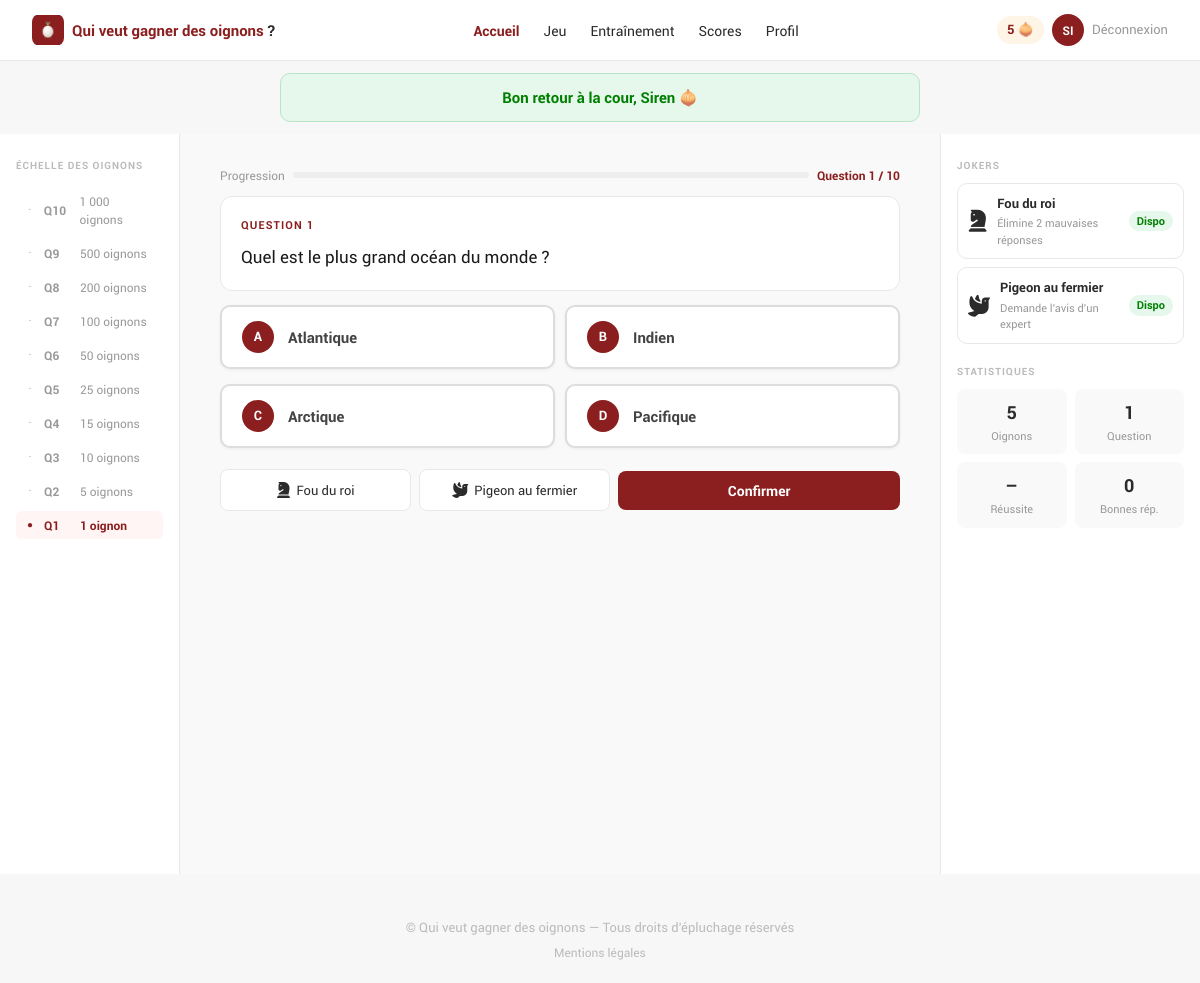
/linda-hillairet/Quiz_v2/index.php?action=game (signed in), run on the app's committed database.
### tables this page shows
CREATE TABLE IF NOT EXISTS `questions` (
  `id`             INT          UNSIGNED NOT NULL AUTO_INCREMENT,
  `question`       TEXT         NOT NULL,
  `answer1`        VARCHAR(255) NOT NULL,
  `answer2`        VARCHAR(255) NOT NULL,
  `answer3`        VARCHAR(255) NOT NULL,
  `answer4`        VARCHAR(255) NOT NULL,
  `correct_answer` TINYINT(1)   NOT NULL COMMENT '1, 2, 3 ou 4',
  `created_at`     TIMESTAMP    NOT NULL DEFAULT CURRENT_TIMESTAMP,
  PRIMARY KEY (`id`)
);

### app/controllers/gameController.php (called while the page is built, shortened)
<?php
function showGame()
{
    $game           = &$_SESSION['game'];
    $totalAvailable = countQuestions();
    $totalQuestions = 10;
    $gameOver       = $game['game_over'] ?? false;
    $questionNum    = $game['current'];
    $question       = null;
    if (!$gameOver && $totalAvailable > 0 && $questionNum <= $totalQuestions) {
        $allQuestions = getRandomQuestions(50);
        foreach ($allQuestions as $q) {
            if (!in_array($q['id'], $game['questions_done'])) {
                $question = $q;
                break;
            }
        }
    }
    $fouUsed     = !$game['joker_fou'];
    $pigeonUsed  = !$game['joker_pigeon'];
    $paliers = [
        10 => ['pts' => '1 000 oignons', 'q' => 'Q10'],
         9 => ['pts' => '500 oignons',   'q' => 'Q9'],
         8 => ['pts' => '200 oignons',   'q' => 'Q8'],
         7 => ['pts' => '100 oignons',   'q' => 'Q7'],
         6 => ['pts' => '50 oignons',    'q' => 'Q6'],
         5 => ['pts' => '25 oignons',    'q' => 'Q5'],
         4 => ['pts' => '15 oignons',    'q' => 'Q4'],
         3 => ['pts' => '10 oignons',    'q' => 'Q3'],
         2 => ['pts' => '5 oignons',     'q' => 'Q2'],
         1 => ['pts' => '1 oignon',      'q' => 'Q1'],
    ];
    require RACINE . '/app/views/layouts/header.php';
    require RACINE . '/app/views/gameView.php';
    require RACINE . '/app/views/layouts/footer.php';
}

### index.php (called while the page is built, shortened)
<?php
require_once RACINE . "/config/Database.php";
require_once RACINE . "/app/models/questionModel.php";
$route = new Route;
$route->route();

### config/Database.php (called while the page is built, shortened)
<?php
class Database
{
    private static ?PDO $instance = null;
    public static function getInstance(): PDO
    {
        if (self::$instance === null) {
            $env = parse_ini_file(RACINE . '/.env');
            $dsn = "mysql:host={$env['DB_HOST']};dbname={$env['DB_NAME']};charset=utf8mb4";
            try {
                self::$instance = new PDO($dsn, $env['DB_USER'], $env['DB_PASS']);
                self::$instance->setAttribute(PDO::ATTR_ERRMODE, PDO::ERRMODE_EXCEPTION);
                self::$instance->setAttribute(PDO::ATTR_DEFAULT_FETCH_MODE, PDO::FETCH_ASSOC);
            } catch (PDOException $e) {
                die("Erreur de connexion : " . $e->getMessage());
            }
        }
        return self::$instance;
    }
}

### app/models/questionModel.php (called while the page is built, shortened)
<?php
function countQuestions()
{
    $stmt = Database::getInstance()->query("SELECT COUNT(*) AS total FROM questions");
    return (int)$stmt->fetch()['total'];
}
function getRandomQuestions($limit = 50)
{
    $stmt = Database::getInstance()->prepare("SELECT * FROM questions ORDER BY RAND() LIMIT ?");
    $stmt->bindValue(1, $limit, PDO::PARAM_INT);
    $stmt->execute();
    return $stmt->fetchAll();
}

### app/views/gameView.php (the view, shortened to what this page needs)
<main id="main-content">
<?php if ($totalAvailable === 0): ?>
  <div class="page-wrap">
    <div class="card empty-state game-empty-card">
      <div class="game-empty-icon" aria-hidden="true">🧅</div>
      <h2>Aucune question disponible</h2>
      <p class="game-empty-text">L'administrateur n'a pas encore créé de questions.</p>
    </div>
  </div>
<?php elseif ($question && $questionNum <= $totalQuestions): ?>
  <div class="game-layout">
    <aside class="game-scale-desktop" aria-label="Échelle des oignons">
      <div class="game-scale-title">ÉCHELLE DES OIGNONS</div>
      <?php foreach ($paliers as $n => $p): ?>
        <div class="scale-row-d <?= $n === $questionNum ? 'scale-current' : '' ?>"
             <?= $n === $questionNum ? 'aria-current="step"' : '' ?>>
          <span class="scale-dot" aria-hidden="true"><?= $n === $questionNum ? '●' : '·' ?></span>
          <span class="scale-q"><?= $p['q'] ?></span>
          <span class="scale-pts"><?= $p['pts'] ?></span>
        </div>
      <?php endforeach; ?>
    </aside>
    <section class="game-center" aria-label="Question en cours">
      <div class="game-progress-row" role="progressbar"
           aria-valuenow="<?= $questionNum ?>" aria-valuemin="1" aria-valuemax="<?= $totalQuestions ?>">
        <span class="game-progress-label">Progression</span>
        <div class="game-progress-bar">
        </div>
        <span class="game-progress-num">Question <?= $questionNum ?> / <?= $totalQuestions ?></span>
      </div>
      <div class="game-question-card">
        <div class="game-q-num">QUESTION <?= $questionNum ?></div>
        <p class="game-q-text" id="question-text"><?= htmlspecialchars($question['question']) ?></p>
      </div>
      <form method="POST" action="index.php?action=answer" aria-labelledby="question-text">
        <div class="game-answers" role="group" aria-label="Choisissez une réponse">
          <?php foreach ([1,2,3,4] as $i): ?>
            <label class="answer" id="answer-<?= $i ?>" onclick="selectAnswer(this,<?= $i ?>)">
              <span class="answer-letter" aria-hidden="true"><?= chr(64+$i) ?></span>
              <?= htmlspecialchars($question['answer'.$i]) ?>
            </label>
          <?php endforeach; ?>
        </div>
        <div class="game-action-row">
          <button type="button" id="btn-fou"
                  class="btn-joker-pill <?= $fouUsed ? 'btn-joker-used' : '' ?>"
                  onclick="useFou()"
                  <?= $fouUsed ? 'disabled aria-disabled="true"' : '' ?>
                  aria-label="Joker Fou du roi<?= $fouUsed ? ' (déjà utilisé)' : '' ?>">
            <span aria-hidden="true"><i class="fa-solid fa-chess-knight" aria-hidden="true"></i></span> Fou du roi
          </button>
          <button type="button" id="btn-pigeon"
                  class="btn-joker-pill <?= $pigeonUsed ? 'btn-joker-used' : '' ?>"
                  onclick="usePigeon()"
                  <?= $pigeonUsed ? 'disabled aria-disabled="true"' : '' ?>
                  aria-label="Joker Pigeon au fermier<?= $pigeonUsed ? ' (déjà utilisé)' : '' ?>">
            <span aria-hidden="true"><i class="fa-solid fa-dove" aria-hidden="true"></i></span> Pigeon au fermier
          </button>
          <button type="submit" class="btn-confirm">Confirmer</button>
        </div>
      </form>
    </section>
    <aside class="game-sidebar" aria-label="Informations de partie">
      <div class="sidebar-section-title">JOKERS</div>
      <div class="sidebar-joker <?= $fouUsed ? 'sidebar-joker-used' : '' ?>">
        <div class="sidebar-joker-icon" aria-hidden="true"><i class="fa-solid fa-chess-knight" aria-hidden="true"></i></div>
        <div class="sidebar-joker-info">
          <strong>Fou du roi</strong>
          <p>Élimine 2 mauvaises réponses</p>
        </div>
        <?= $fouUsed ? '<span class="badge-used">Utilisé</span>' : '<span class="badge-dispo">Dispo</span>' ?>
      </div>
      <div class="sidebar-joker <?= $pigeonUsed ? 'sidebar-joker-used' : '' ?>">
        <div class="sidebar-joker-icon" aria-hidden="true"><i class="fa-solid fa-dove" aria-hidden="true"></i></div>
        <div class="sidebar-joker-info">
          <strong>Pigeon au fermier</strong>
          <p>Demande l'avis d'un expert</p>
        </div>
        <?= $pigeonUsed ? '<span class="badge-used">Utilisé</span>' : '<span class="badge-dispo">Dispo</span>' ?>
      </div>
      <div class="sidebar-section-title game-sidebar-mt">STATISTIQUES</div>
      <div class="sidebar-stats">
        <div class="sidebar-stat">
          <span class="stat-val"><?= (int)($_SESSION['user']['oignons']??0) ?></span>
          <span class="stat-lbl">Oignons</span>
        </div>
        <div class="sidebar-stat">
          <span class="stat-val"><?= $questionNum ?></span>
          <span class="stat-lbl">Question</span>
        </div>
        <div class="sidebar-stat">
          <span class="stat-val"><?= $game['total']>0 ? round($game['correct']/$game['total']*100).'%' : '–' ?></span>
          <span class="stat-lbl">Réussite</span>
        </div>
        <div class="sidebar-stat">
          <span class="stat-val"><?= $game['correct'] ?></span>
          <span class="stat-lbl">Bonnes rép.</span>
        </div>
      </div>
    </aside>
  </div>
<?php endif; ?>
</main>

### data on the page
questions: question "Quel est le plus grand océan du monde ?", answer1 "Atlantique", answer2 "Indien", answer3 "Arctique", answer4 "Pacifique"

### other printed values
$_SESSION['user']['oignons'] "5"
$initials "SI"
$_SESSION['success'] "Bon retour à la cour, Siren 🧅"
$p['q'] "Q10"
$p['pts'] "1 000 oignons"
$p['q'] "Q9"
$p['pts'] "500 oignons"
$p['q'] "Q8"
$p['pts'] "200 oignons"
$p['q'] "Q7"
$p['pts'] "100 oignons"
$p['q'] "Q6"
$p['pts'] "50 oignons"
$p['q'] "Q5"
$p['pts'] "25 oignons"
